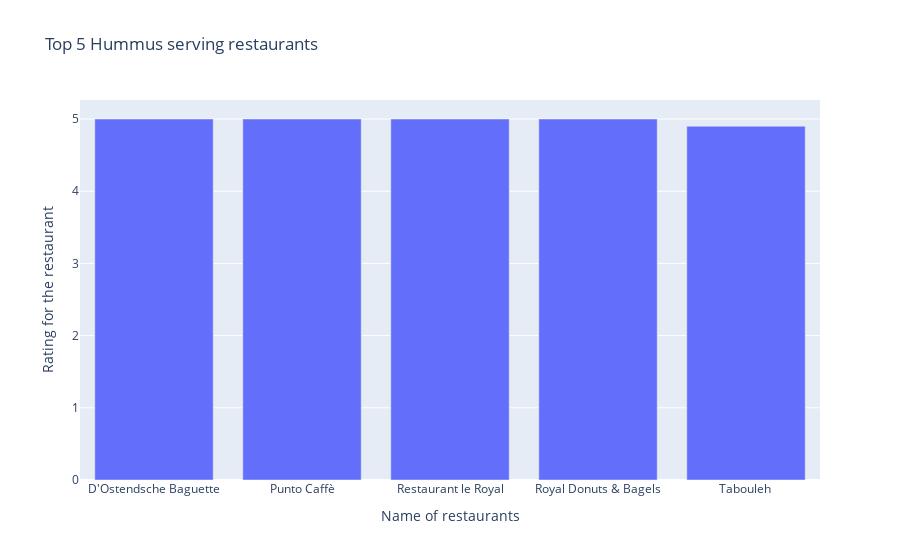

Source (notebook cell):
### Code cell
import plotly.express as px
fig = px.bar(df_hummus, x='name', y="rating",
               labels={"name": "Name of restaurants", "rating": "Rating for the restaurant"}, 
              title = "Top 5 Hummus serving restaurants")
fig.show()

### Figure 1 — Plotly figure (JSON) as saved in the notebook; plotly's stock layout.template omitted (floating-point values rounded to 4 significant figures)
{"data": [{"alignmentgroup": "True", "hovertemplate": "Name of restaurants=%{x}<br>Rating for the restaurant=%{y}<extra></extra>", "legendgroup": "", "marker": {"color": "#636efa", "pattern": {"shape": ""}}, "name": "", "offsetgroup": "", "orientation": "v", "showlegend": false, "textposition": "auto", "type": "bar", "x": ["D'Ostendsche Baguette", "Punto Caffè", "Restaurant le Royal", "Royal Donuts & Bagels", "Tabouleh "], "xaxis": "x", "y": [5, 5, 5, 5, 4.9], "yaxis": "y"}], "layout": {"barmode": "relative", "legend": {"tracegroupgap": 0}, "title": {"text": "Top 5 Hummus serving restaurants"}, "xaxis": {"anchor": "y", "domain": [0, 1], "title": {"text": "Name of restaurants"}}, "yaxis": {"anchor": "x", "domain": [0, 1], "title": {"text": "Rating for the restaurant"}}}}
